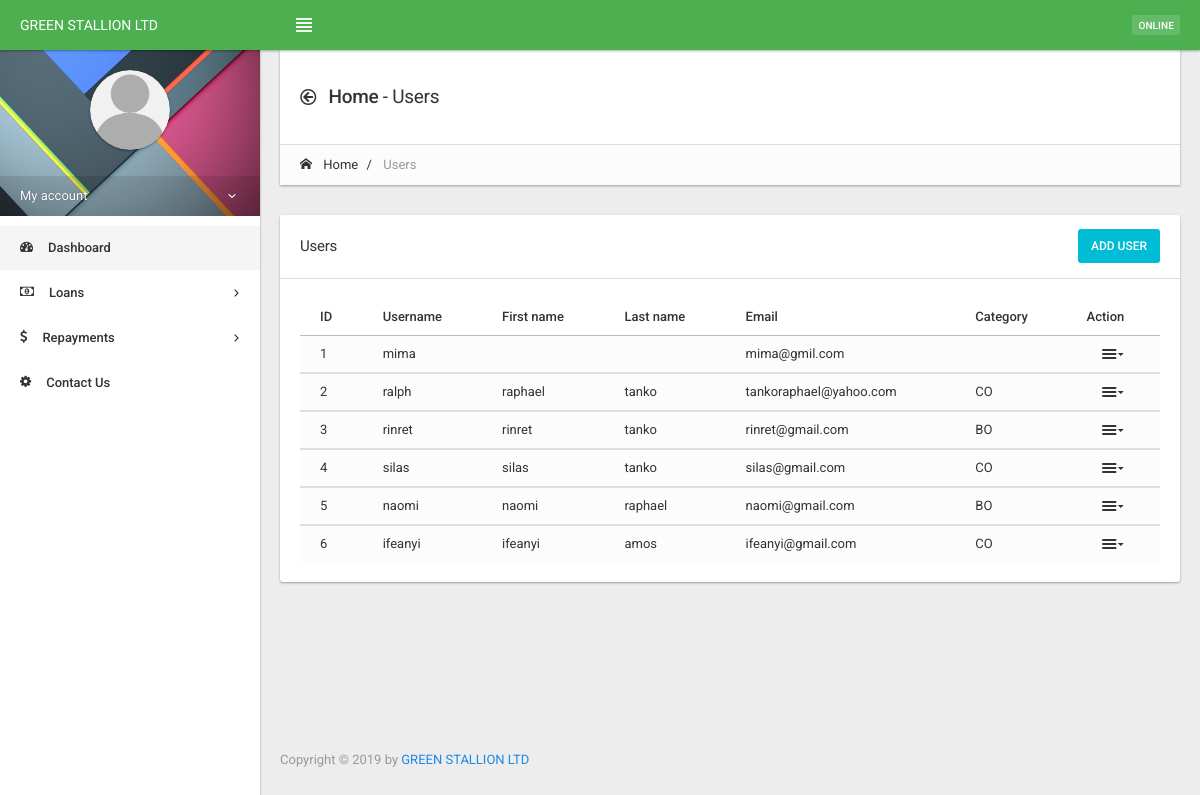
Screenshot of /user/data with the database file from the repository.
### accounts/models.py (models this page shows, shortened)
class User(AbstractUser):
    ROLES = (
        ('AD', 'Admin'),
        ('CL', 'Client'),
        ('ST', 'Staff'),
        ('MG', 'Manager'),
        ('SE', 'Sales Executive')
    )
    CATERGORIES = (
        ('SAE', 'Salary Earner'),
        ('BO', 'Business Owner'),
        ('CO', 'Corper')
    )
    bio = models.TextField(max_length=500, blank=True)
    location = models.CharField(max_length=30, blank=True)
    birth_date = models.DateField(null=True, blank=True)
    role = models.CharField(max_length=30, choices = ROLES, blank=True)
    category = models.CharField(max_length=50, choices = CATERGORIES, blank=True)

### accounts/views.py (the view)
# urls.py: path('user/data', views.view_users, name = 'view_users'),
def view_users(request):
    all_users = User.objects.all
    return render(request, 'user/data.html', {"all_users": all_users})

### templates/user/data.html (shortened to what this page needs)
{% extends 'base.html' %}
{% load static %}
{% block content %}
        <div class="page-header page-header-default">
                    <div class="page-header-content">
                        <div class="page-title">
                            <h4><i class="icon-arrow-left52 position-left"></i> <span class="text-semibold">Home</span>
                                -
                                Users
                            </h4>
                        </div>
                    </div>
                    <div class="breadcrumb-line">
                        <ul class="breadcrumb">
                            <li><a href="{% url 'dashboard' %}"><i class="icon-home2 position-left"></i> Home</a></li>
                            <li class="active"> Users
                            </li>
                        </ul>
                    </div>
                </div>
                    <section class="">
                        <div class="panel panel-white">
                            <div class="panel-heading">
                                <h6 class="panel-title">Users</h6>
                                <div class="heading-elements">
                                    <a href="{% url 'user_creation' %}" class="btn btn-info btn-xs">
                                        Add User
                                    </a>
                                </div>
                            </div>
                            <div class="panel-body table-responsive">
                                <table class="table  table-striped table-hover table-condensed" id="data-table">
                                    <thead>
                                        <tr>
                                            <th>ID</th>
                                            <th>Username</th>
                                            <th>First name</th>
                                            <th>Last name</th>
                                            <th>Email</th>
                                            <th>Category</th>
                                            <th>Action</th>
                                        </tr>
                                    </thead>
                                    {% for user in all_users %}
                                    <tbody>
                                    <tr>
                        <td>{{user.id}}</td>
                        <td>{{user.username}}</td>
                        <td>{{user.first_name}}</td>
                        <td>{{user.last_name}}</td>
                        <td>{{user.email}}</td>
                        <td>{{user.category}}</td>
                        <td class="text-center">
                            <ul class="icons-list">
                                <li class="dropdown">
                                    <a href="data.html#" class="dropdown-toggle" data-toggle="dropdown">
                                        <i class="icon-menu9"></i>
                                    </a>
                                </li>
                            </ul>
                        </td>
                    </tr>
                                </tbody>
                                    {% endfor %}
                                </table>
                            </div>
                        </div>
                    </section>
 {% endblock content %}

### templates/base.html (shortened to what this page needs)
{% load static %}
<!DOCTYPE html>
<html class="">
<head>
    <link rel="stylesheet" href="{% static 'assets/themes/limitless/css/icons/icomoon/styles.css'%}">
    <link rel="stylesheet" href="https://cdnjs.cloudflare.com/ajax/libs/ionicons/2.0.1/css/ionicons.min.css">
    <link rel="stylesheet" href="{% static 'assets/themes/limitless/css/bootstrap.css'%}">
    <link rel="stylesheet" href="{% static 'assets/themes/limitless/css/core.css'%}">
    <link rel="stylesheet" href="{% static 'assets/themes/limitless/css/components.css'%}">
    <link rel="stylesheet" href="{% static 'assets/themes/limitless/css/colors.css'%}">
    <link href="{% static 'assets/plugins/font-awesome/css/font-awesome.min.css'%}" rel="stylesheet" type="text/css">
    <link href="{% static 'assets/plugins/bootstrap-toastr/toastr.min.css'%}" rel="stylesheet" type="text/css">
    <link href="{% static 'assets/plugins/bootstrap-touchspin/bootstrap.touchspin.min.css'%}" rel="stylesheet" type="text/css">
    <link href="{% static 'assets/plugins/fullcalendar/fullcalendar.css'%}" rel="stylesheet" type="text/css">
    <link href="{% static 'assets/plugins/sweetalert2/sweetalert2.min.css'%}" rel="stylesheet" type="text/css">
    <link href="{% static 'assets/plugins/fancybox/jquery.fancybox.css'%}" rel="stylesheet" type="text/css">
    <link href="{% static 'assets/plugins/amcharts/plugins/export/export.css'%}" rel="stylesheet" type="text/css">
    <link href="{% static 'assets/plugins/bootstrap-datetimepicker/css/bootstrap-datetimepicker.min.css'%}" rel="stylesheet"
        type="text/css">
    <link href="{% static 'assets/plugins/datepicker/bootstrap-datepicker3.min.css'%}" rel="stylesheet" type="text/css">
</head>
<body class=" pace-done">
    <div class="navbar navbar-inverse bg-success">
        <div class="navbar-header">
            <a class="navbar-brand" href="{% url 'dashboard' %}">GREEN STALLION LTD</a>
        </div>
        <div class="navbar-collapse collapse" id="navbar-mobile">
            <ul class="nav navbar-nav">
                <li><a class="sidebar-control sidebar-main-toggle hidden-xs legitRipple"><i
                            class="icon-paragraph-justify3"></i></a>
                </li>
            </ul>
            <div class="navbar-right">
                <p class="navbar-text"><span class="label bg-success-400">Online</span></p>
            </div>
        </div>
    </div>
    <div class="page-container" style="min-height:582px">
        <div class="page-content">
            <div class="sidebar sidebar-main sidebar-default">
                <div class="sidebar-content">
                    <div class="sidebar-user-material">
                        <div class="category-content">
                            <div class="sidebar-user-material-content">
                                <a href="{% url 'dashboard' %}" class="legitRipple"><img
                                        src="assets/themes/limitless/images/user.png" class="img-circle img-responsive"
                                        alt=""></a>
                            </div>
                            <div class="sidebar-user-material-menu">
                                <a href="dashboard#user-nav" data-toggle="collapse" class="legitRipple"><span>My
                                        account</span> <i class="caret"></i></a>
                            </div>
                        </div>
                    </div>
                    {% if user.is_staff and user.is_superuser %}
                        {% include 'admin.html' %}
                    {% else %}
                        {% include 'client.html' %}
                    {% endif %}
                </div>
            </div>
            <div class="content-wrapper">
                <div class="content">
                   {% block content %}{% endblock content%}
                    <div class="footer text-muted">
                        Copyright © 2019 by <a href="" target="_blank">GREEN STALLION LTD</a>
                    </div>
                </div>
            </div>
        </div>
    </div>
</body>
</html>

### templates/client.html (shortened to what this page needs)
<div class="sidebar-category sidebar-category-visible">
        <div class="category-content no-padding">
            <ul class="navigation navigation-main navigation-accordion">
                <li class=" active ">
                    <a href="{% url 'dashboard' %}" class="legitRipple">
                        <i class="fa fa-dashboard"></i> <span>Dashboard</span>
                    </a>
                </li>
                <li class="treeview">
                    <a href="{% url 'dashboard' %}" class="has-ul legitRipple">
                        <i class="fa fa-money"></i> <span>Loans</span>
                    </a>
                </li>
                <li class="treeview ">
                    <a href="{% url 'dashboard' %}" class="has-ul legitRipple">
                        <i class="fa fa-dollar"></i> <span>Repayments</span>
                    </a>
                </li>
                <li class="">
                    <a href="#" class="legitRipple">
                        <i class="fa fa-cog"></i> <span>Contact Us</span>
                    </a>
                </li>
            </ul>
        </div>
    </div>

### static/assets/themes/limitless/css/colors.css (style rules this page uses)
.bg-success { background-color: #4CAF50; border-color: #4CAF50; color: #fff; }
.bg-success-400 { background-color: #66BB6A; border-color: #66BB6A; color: #fff; }

### rows the page displays
User: id "1", username "mima", email "mima@gmil.com"
User: id "2", username "ralph", first_name "raphael", last_name "tanko", email "tankoraphael@yahoo.com", category "CO"
User: id "3", username "rinret", first_name "rinret", last_name "tanko", email "rinret@gmail.com", category "BO"
User: id "4", username "silas", first_name "silas", last_name "tanko", email "silas@gmail.com", category "CO"
User: id "5", username "naomi", first_name "naomi", last_name "raphael", email "naomi@gmail.com", category "BO"
User: id "6", username "ifeanyi", first_name "ifeanyi", last_name "amos", email "ifeanyi@gmail.com", category "CO"
